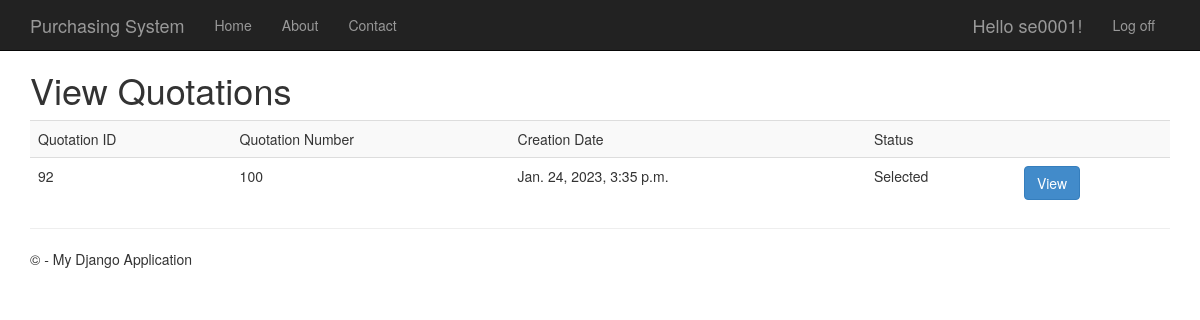
Page /sview_Quotation/ (signed in) on the committed database.
### quotation/models.py (models this page shows, shortened)
class quotation(models.Model):
    Quotation_ID = models.AutoField(primary_key=True)
    Quotation_Number = models.CharField(max_length=15, null=True)
    Valid_Date = models.DateField(max_length=6,null=True)
    Creation_Date = models.DateTimeField(auto_now_add=True,null = True)
    status = models.BooleanField(default=False)
    seller_ID = models.ForeignKey(Seller, on_delete=models.CASCADE, null=True)

### quotation/views.py (the view)
# urls.py: path('sview_Quotation/', sview_Quotation , name = 'sview_Quotation'),
def sview_Quotation(request):
    seller=Seller.objects.get(seller_user=request.user)
    quotation.objects.all().filter(Quotation_Number= None).delete()
    quotation_list = quotation.objects.all().filter(seller_ID=seller)
    status =[]
    for q in quotation_list:
        if q.status == True:
            status.append("Selected")
        else:
            status.append("Not Selected")
    context ={'quotation_list': quotation_list,
              'status': status}
    return render(request,'app/sellerviewquotation.html',context)

### quotation/templates/app/sellerviewquotation.html
{% extends "app/layout.html" %}
{% block content %}
<h1>View Quotations</h1>
<table class="table table-striped">
  <tr>
    <td>Quotation ID</td>
    <td>Quotation Number</td>
    <td>Creation Date</td>
    <td>Status</td>
    <td></td>
  </tr>
  {% for quotation in quotation_list %}
  <tr>
    <td>{{ quotation.Quotation_ID }}</td>
    <td>{{ quotation.Quotation_Number }}</td>
    <td>{{ quotation.Creation_Date }}</td>
    <td>{% if quotation.status %}Selected{% else %}Not Selected{% endif %}</td>
    <td><a class="btn btn-primary" href="{% url 'slist_Quotation' quotation.Quotation_ID %}">View</a></td>
  </tr>
  {% endfor %}
</table>
{% endblock %}

### app/templates/app/loginpartial.html (shortened to what this page needs)
{% if user.is_authenticated %}
<form id="logoutForm" action="/logout" method="post" class="navbar-right">
    <ul class="nav navbar-nav navbar-right">
        <li><span class="navbar-brand">Hello {{ user.username }}!</span></li>
        <li><a href="javascript:document.getElementById('logoutForm').submit()">Log off</a></li>
    </ul>
</form>
{% else %}
<ul class="nav navbar-nav navbar-right">
    <li><a href="{% url 'login' %}">Log in</a></li>
</ul>
{% endif %}

### app/static/app/content/site.css (style rules this page uses)
body { padding-top: 50px; padding-bottom: 20px; }

### rows in the picture
quotation: Quotation_ID "92", Quotation_Number "100", Creation_Date "Jan. 24, 2023, 3:35 p.m.", status "Selected"

### other values in the picture
{{ user.username }} "se0001"
